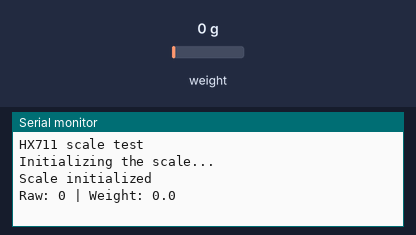
The sketch below on a simulated ESP32. Parts: the last lines printed to the serial monitor. Inputs (shaded band) come from the test bench; at power-on: weight on the scale 0 g.

Above: at 3.2 s.
3.3 s: weight on the scale set to 100 g
At 4.4 s:
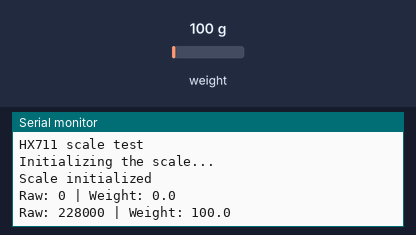
4.8 s: weight on the scale set to 1250 g
At 6.7 s:
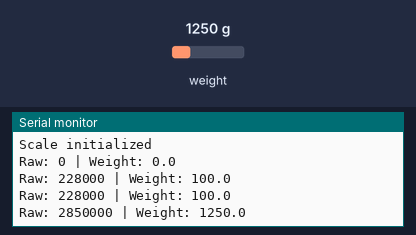
Timing chart, 0 to 8.2 s (numbered marks = the images above; inputs shaded):
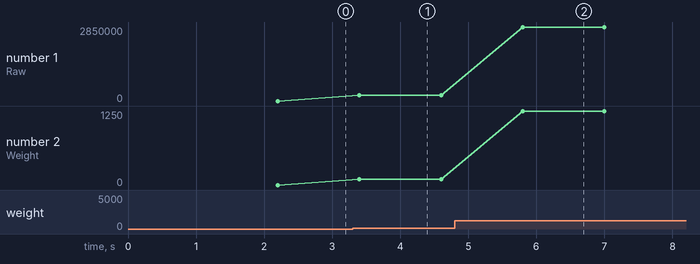

The sketch:

sensor_HX711.ino
```cpp
#include <Arduino.h>
#include "HX711.h"

constexpr int DT_PIN = 19;
constexpr int SCK_PIN = 18;
constexpr float SCALE_FACTOR = 2280.0f;

HX711 scale;

void setup() {
  Serial.begin(9600);
  Serial.println(F("HX711 scale test\nInitializing the scale..."));
  scale.begin(DT_PIN, SCK_PIN);
  delay(1000);
  scale.set_scale(SCALE_FACTOR);
  scale.tare();
  Serial.println(F("Scale initialized"));
}

void loop() {
  long raw = scale.read_average(1);
  float weight = scale.get_units(1);
  Serial.printf("Raw: %ld | Weight: %.1f\n", raw, weight);
  delay(1000);
}
```

Measured:
- after the input at 3.3 s, the serial monitor: prints a new line after 0.10 s (image 1)
- after the input at 4.8 s, the serial monitor: prints a new line after 1.0 s (image 2)
- plotted number 1: 0 → 228000 after the input at 3.3 s, 228000 → 2850000 after the input at 4.8 s
- plotted number 2: 0 → 100 after the input at 3.3 s, 100 → 1250 after the input at 4.8 s
